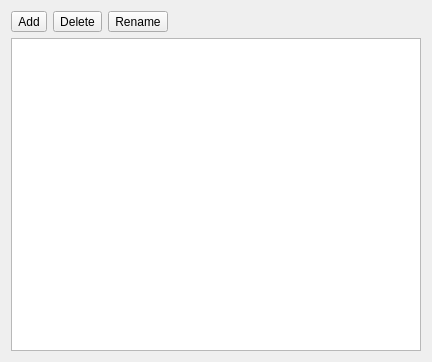
<?xml version="1.0" encoding="UTF-8"?>
<ui version="4.0">
 <class>keyframe_naming</class>
 <widget class="QDialog" name="keyframe_naming">
  <property name="windowModality">
   <enum>Qt::NonModal</enum>
  </property>
  <property name="geometry">
   <rect>
    <x>0</x>
    <y>0</y>
    <width>432</width>
    <height>362</height>
   </rect>
  </property>
  <property name="sizePolicy">
   <sizepolicy hsizetype="Preferred" vsizetype="Expanding">
    <horstretch>1</horstretch>
    <verstretch>1</verstretch>
   </sizepolicy>
  </property>
  <property name="windowTitle">
   <string>Keyframe Bookmarks</string>
  </property>
  <layout class="QGridLayout" name="gridLayout">
   <item row="0" column="0">
    <layout class="QVBoxLayout" name="verticalLayout" stretch="1,1">
     <item>
      <layout class="QHBoxLayout" name="horizontalLayout">
       <item>
        <widget class="QToolButton" name="addFrame">
         <property name="text">
          <string>Add</string>
         </property>
        </widget>
       </item>
       <item>
        <widget class="QToolButton" name="removeFrame">
         <property name="text">
          <string>Delete</string>
         </property>
        </widget>
       </item>
       <item>
        <widget class="QToolButton" name="renameFrame">
         <property name="text">
          <string>Rename</string>
         </property>
        </widget>
       </item>
       <item>
        <spacer name="horizontalSpacer">
         <property name="orientation">
          <enum>Qt::Horizontal</enum>
         </property>
         <property name="sizeHint" stdset="0">
          <size>
           <width>40</width>
           <height>20</height>
          </size>
         </property>
        </spacer>
       </item>
      </layout>
     </item>
     <item>
      <widget class="ListWidgetWithEnterPress" name="frameList">
       <property name="sizePolicy">
        <sizepolicy hsizetype="Expanding" vsizetype="Expanding">
         <horstretch>1</horstretch>
         <verstretch>1</verstretch>
        </sizepolicy>
       </property>
       <property name="selectionMode">
        <enum>QAbstractItemView::SingleSelection</enum>
       </property>
      </widget>
     </item>
    </layout>
   </item>
  </layout>
 </widget>
 <customwidgets>
  <customwidget>
   <class>ListWidgetWithEnterPress</class>
   <extends>QListWidget</extends>
   <header>zMayaTools/qt_widgets/list_with_enter_press.h</header>
  </customwidget>
 </customwidgets>
 <resources/>
 <connections/>
</ui>
